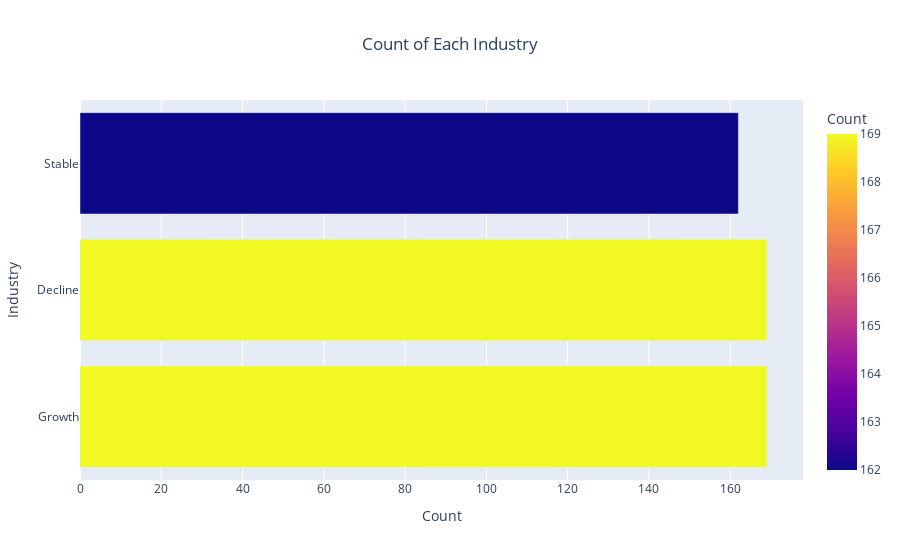

This figure's notebook cell:
### Code cell
value_counts = value_counts.reset_index()
value_counts.columns = ['Industry', 'Count']

fig = px.bar(
    value_counts,
    y='Industry',
    x='Count',
    title='Count of Each Industry',
    labels={'Count': 'Count', 'Industry': 'Industry'},
    color='Count', 
    color_continuous_scale='Plasma'  
)

fig.update_layout(
    xaxis_title='Count',
    yaxis_title='Industry',
    title_x=0.5,  # Center the title
    yaxis=dict(
        tickangle=0  
    )
)

fig.show()

### Figure 1 — Plotly figure (JSON) as saved in the notebook; plotly's stock layout.template omitted (floating-point values rounded to 4 significant figures)
{"data": [{"alignmentgroup": "True", "hovertemplate": "Count=%{marker.color}<br>Industry=%{y}<extra></extra>", "legendgroup": "", "marker": {"color": [169, 169, 162], "coloraxis": "coloraxis", "pattern": {"shape": ""}}, "name": "", "offsetgroup": "", "orientation": "h", "showlegend": false, "textposition": "auto", "type": "bar", "x": [169, 169, 162], "xaxis": "x", "y": ["Growth", "Decline", "Stable"], "yaxis": "y"}], "layout": {"autosize": true, "barmode": "relative", "coloraxis": {"colorbar": {"title": {"text": "Count"}}, "colorscale": [[0, "#0d0887"], [0.1111, "#46039f"], [0.2222, "#7201a8"], [0.3333, "#9c179e"], [0.4444, "#bd3786"], [0.5556, "#d8576b"], [0.6667, "#ed7953"], [0.7778, "#fb9f3a"], [0.8889, "#fdca26"], [1, "#f0f921"]]}, "legend": {"tracegroupgap": 0}, "title": {"text": "Count of Each Industry", "x": 0.5}, "xaxis": {"anchor": "y", "autorange": true, "domain": [0, 1], "range": [0, 177.9], "title": {"text": "Count"}, "type": "linear"}, "yaxis": {"anchor": "x", "autorange": true, "domain": [0, 1], "range": [-0.5, 2.5], "tickangle": 0, "title": {"text": "Industry"}, "type": "category"}}}
